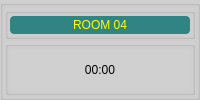
    <widget class="QGroupBox" name="groupBox_7">
     <property name="styleSheet">
      <string notr="true">background-color: rgb(208, 208, 208);</string>
     </property>
     <property name="title">
      <string/>
     </property>
     <layout class="QVBoxLayout" name="verticalLayout_20">
      <property name="spacing">
       <number>2</number>
      </property>
      <property name="margin">
       <number>2</number>
      </property>
      <item>
       <widget class="QGroupBox" name="groupBox_8">
        <property name="sizePolicy">
         <sizepolicy hsizetype="Preferred" vsizetype="Preferred">
          <horstretch>0</horstretch>
          <verstretch>1</verstretch>
         </sizepolicy>
        </property>
        <property name="title">
         <string/>
        </property>
        <layout class="QVBoxLayout" name="verticalLayout_31">
         <property name="spacing">
          <number>2</number>
         </property>
         <property name="margin">
          <number>2</number>
         </property>
         <item>
          <widget class="QLabel" name="label_4">
           <property name="styleSheet">
            <string notr="true">background-color: rgb(48, 132, 132);
color: rgb(255, 255, 0);
border-radius: 4px;
font: 12pt &quot;Alef&quot;;</string>
           </property>
           <property name="text">
            <string>ROOM 04</string>
           </property>
           <property name="alignment">
            <set>Qt::AlignCenter</set>
           </property>
          </widget>
         </item>
        </layout>
       </widget>
      </item>
      <item>
       <widget class="QGroupBox" name="box4">
        <property name="sizePolicy">
         <sizepolicy hsizetype="Preferred" vsizetype="Preferred">
          <horstretch>0</horstretch>
          <verstretch>3</verstretch>
         </sizepolicy>
        </property>
        <property name="font">
         <font>
          <pointsize>15</pointsize>
         </font>
        </property>
        <property name="title">
         <string/>
        </property>
        <property name="alignment">
         <set>Qt::AlignCenter</set>
        </property>
        <layout class="QVBoxLayout" name="verticalLayout_32">
         <property name="spacing">
          <number>2</number>
         </property>
         <property name="margin">
          <number>2</number>
         </property>
         <item>
          <widget class="QLabel" name="label4">
           <property name="sizePolicy">
            <sizepolicy hsizetype="Preferred" vsizetype="Preferred">
             <horstretch>0</horstretch>
             <verstretch>4</verstretch>
            </sizepolicy>
           </property>
           <property name="styleSheet">
            <string notr="true">font: 26pt &quot;MS Shell Dlg 2&quot;;</string>
           </property>
           <property name="text">
            <string>00:00</string>
           </property>
           <property name="alignment">
            <set>Qt::AlignCenter</set>
           </property>
          </widget>
         </item>
        </layout>
       </widget>
      </item>
     </layout>
    </widget>
